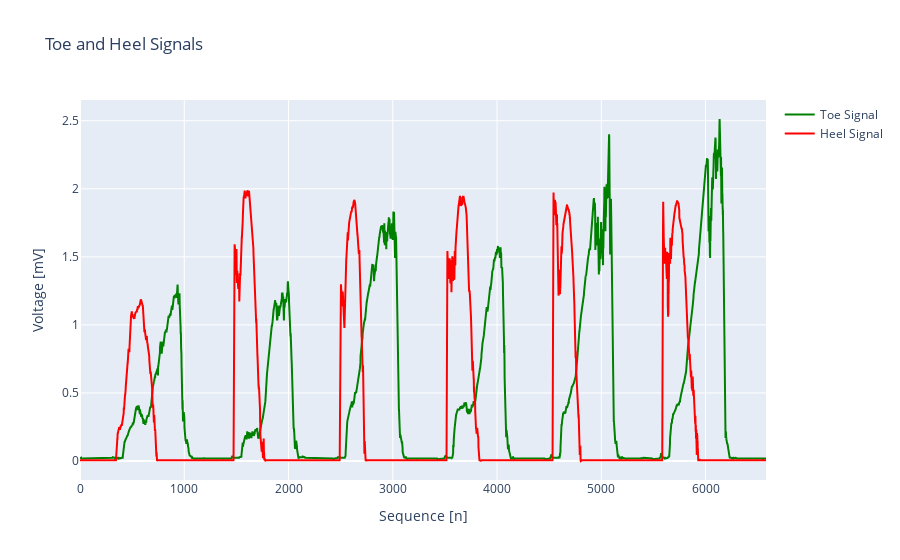

This figure's notebook cell:
### Code cell
heel = []
toe = []
#Reading dataset 
file_path_heel = r"C:\Database\Semester 5\Biomodeling\Heel123.txt"
with open(file_path_heel) as file:
    lines = csv.reader(file)
    for row in lines:
        heel.append(float(row[0]))

file_path_toe = r"C:\Database\Semester 5\Biomodeling\Toe123.txt"
with open(file_path_toe) as file:
    lines = csv.reader(file)
    for row in lines:
        toe.append(float(row[0]))

i = np.arange(0, len(toe), 1)
plotly_fig_toe_heel = go.Figure()

plotly_fig_toe_heel.add_trace(go.Scatter(x=i, y=toe, mode='lines', name='Toe Signal', line=dict(color='green')))

# Add the heel signal to the plot
plotly_fig_toe_heel.add_trace(go.Scatter(x=i, y=heel, mode='lines', name='Heel Signal', line=dict(color='red')))

# Customize the layout
plotly_fig_toe_heel.update_layout(
    xaxis_title="Sequence [n]",
    yaxis_title="Voltage [mV]",
    title="Toe and Heel Signals",
    xaxis=dict(showgrid=True),
    yaxis=dict(showgrid=True)
)

plotly_fig_toe_heel.show()

### Figure 1 — Plotly figure (JSON) as saved in the notebook; plotly's stock layout.template omitted (floating-point values rounded to 4 significant figures; data arrays with more than 128 entries replaced by an {"elided": "..."} marker saying what was removed)
{"data": [{"line": {"color": "green"}, "mode": "lines", "name": "Toe Signal", "type": "scatter", "x": {"elided": "6581 int values"}, "y": {"elided": "6581 float values"}}, {"line": {"color": "red"}, "mode": "lines", "name": "Heel Signal", "type": "scatter", "x": {"elided": "6581 int values"}, "y": {"elided": "6581 float values"}}], "layout": {"title": {"text": "Toe and Heel Signals"}, "xaxis": {"showgrid": true, "title": {"text": "Sequence [n]"}}, "yaxis": {"showgrid": true, "title": {"text": "Voltage [mV]"}}}}
